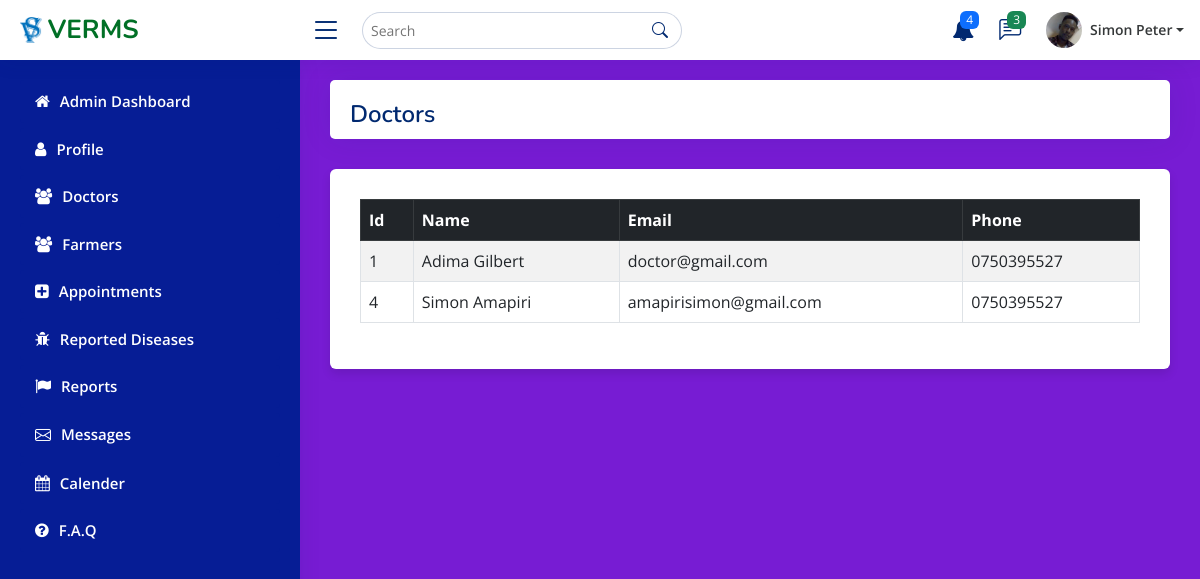
Screenshot of /admin/pages-doctors.php with the database file from the repository.
### tables this page shows
CREATE TABLE `user` (
  `user_Id` int NOT NULL AUTO_INCREMENT,
  `name` varchar(255) NOT NULL,
  `email` varchar(255) NOT NULL,
  `phone` varchar(13) NOT NULL,
  `user_type` varchar(50) NOT NULL,
  `description` text,
  `job` char(100) DEFAULT NULL,
  `country` char(100) DEFAULT NULL,
  `company` char(100) DEFAULT NULL,
  `address` char(200) DEFAULT NULL,
  `password` char(64) NOT NULL DEFAULT '03ac674216f3e15c761ee1a5e255f067953623c8b388b4459e13f978d7c846f4',
  PRIMARY KEY (`user_Id`)
);

### admin/pages-doctors.php (the view, shortened to what this page needs)
<!DOCTYPE html>
<html lang="en">
<head>
    <link href="assets/vendor/bootstrap/css/bootstrap.min.css" rel="stylesheet">
  <link href="assets/vendor/bootstrap-icons/bootstrap-icons.css" rel="stylesheet">
  <link href="assets/vendor/boxicons/css/boxicons.min.css" rel="stylesheet">
  <link href="assets/vendor/quill/quill.snow.css" rel="stylesheet">
  <link href="assets/vendor/quill/quill.bubble.css" rel="stylesheet">
  <link href="assets/vendor/remixicon/remixicon.css" rel="stylesheet">
  <link href="assets/vendor/simple-datatables/style.css" rel="stylesheet">
  <link rel="stylesheet" href="assets/css/datatables.min.css">
  <link rel="stylesheet" href="assets/vendor/font-awesome/css/font-awesome.min.css">
  <link href="assets/css/main.css" rel="stylesheet">
</head>
<?php
include 'config.php';
$retreive = "SELECT * FROM user WHERE user_Type = 'doctor'";
$sql_query = mysqli_query($conn, $retreive);
?>
  <body>
  <header id="header" class="header fixed-top d-flex align-items-center">
    <div class="d-flex align-items-center justify-content-between">
      <a href="admin_page.php" class="logo d-flex align-items-center">
        <img src="assets/img/logo.png" alt="">
        <span class="d-none d-lg-block">VERMS</span>
      </a>
      <i class="bi bi-list toggle-sidebar-btn"></i>
    </div>
    <div class="search-bar">
      <form class="search-form d-flex align-items-center" method="POST" action="#">
        <input type="text" name="query" placeholder="Search" title="Enter search keyword">
        <button type="submit" title="Search"><i class="bi bi-search"></i></button>
      </form>
    </div>
    <nav class="header-nav ms-auto">
      <ul class="d-flex align-items-center">
        <li class="nav-item dropdown">
<a class="nav-link nav-icon" href="#" data-bs-toggle="dropdown">
<i class="fa fa-bell" aria-hidden="true"></i>
  <span class="badge bg-primary badge-number">4</span>
</a>
</li>
<li class="nav-item dropdown">
<a class="nav-link nav-icon" href="#" data-bs-toggle="dropdown">
  <i class="bi bi-chat-left-text"></i>
  <span class="badge bg-success badge-number">3</span>
</a>
</li>
<li class="nav-item dropdown pe-3">
<a class="nav-link nav-profile d-flex align-items-center pe-0" href="#" data-bs-toggle="dropdown">
  <img src="assets/img/profile.jpg" alt="Profile" class="rounded-circle">
  <span class="d-none d-md-block dropdown-toggle ps-2">Simon Peter</span>
</a>
</li>
</ul>
</nav>
  </header>
  <aside id="sidebar" class="sidebar">
    <ul class="sidebar-nav" id="sidebar-nav">
      <li class="nav-item">
        <a class="nav-link " href="admin_page.php">
        <i class="fa fa-home" aria-hidden="true"></i>
          <span>Admin Dashboard</span>
        </a>
      </li>
      <li class="nav-item">
        <a class="nav-link collapsed" href="users-profile.php">
        <i class="fa fa-user" aria-hidden="true"></i>
          <span>Profile</span>
        </a>
      </li>
      <li class="nav-item">
        <a class="nav-link collapsed" href="pages-doctors.php">
        <i class="fa fa-users" aria-hidden="true"></i>
          <span>Doctors</span>
        </a>
      </li>
      <li class="nav-item">
        <a class="nav-link collapsed" href="pages-farmers.php">
        <i class="fa fa-users" aria-hidden="true"></i>
          <span>Farmers</span>
        </a>
      </li>
      <li class="nav-item">
        <a class="nav-link collapsed" href="pages-appointments.php">
        <i class="fa fa-plus-square" aria-hidden="true"></i>
          <span>Appointments</span>
        </a>
      </li>
      <li class="nav-item">
        <a class="nav-link collapsed" href="pages-diseases.php">
        <i class="fa fa-bug" aria-hidden="true"></i>
          <span>Reported Diseases</span>
        </a>
      </li>
      <li class="nav-item">
        <a class="nav-link collapsed" href="pages-reports.php">
        <i class="fa fa-flag" aria-hidden="true"></i>
          <span>Reports</span>
        </a>
      </li>
      <li class="nav-item">
        <a class="nav-link collapsed" href="pages-messages.php">
          <i class="bi bi-envelope"></i>
          <span>Messages</span>
        </a>
      </li>
      <li class="nav-item">
        <a class="nav-link collapsed" href="pages-calender.php">
        <i class="fa fa-calendar" aria-hidden="true"></i>
          <span>Calender</span>
        </a>
      </li>
      <li class="nav-item">
        <a class="nav-link collapsed" href="pages-faq.php">
        <i class="fa fa-question-circle" aria-hidden="true"></i>
          <span>F.A.Q</span>
        </a>
      </li>
    </ul>
  </aside>
  <main id="main" class="main">
<div class="col-12">
              <div class="card">
                <div class="pagetitle">
                  <h1>Doctors</h1>
                </div>
              </div>
              <div class="container">
        <div class="row">
            <div class="col-12">
                <div class="data_table">
                    <table id="example" class="table table-striped table-bordered">
                        <thead class="table-dark">
                        <tr>
                                <th>Id</th>
                                <th>Name</th>
                                <th>Email</th>
                                <th>Phone</th>
                            </tr>
                        </thead>
                        <tbody>
                        <?php
                  while ($rows = mysqli_fetch_assoc($sql_query) ) {
                  ?>
                            <tr>
                                <td><?php   echo $rows['user_Id']; ?></td>
                                <td><?php   echo $rows['name']; ?></td>
                                <td><?php   echo $rows['email']; ?></td>
                                <td><?php   echo $rows['phone']; ?></td>
                            </tr>
                            <?php
                          }
                           ?>
                        </tbody>
                    </table>
                </div>
            </div>
        </div>
  </main>
</body>
</html>

### admin/assets/css/main.css (style rules this page uses)
:root { scroll-behavior: smooth; }
body { font-family: "Open Sans", sans-serif; background: #771cd3; color: #444444; }
a { color: #4154f1; text-decoration: none; }
h1, h2, h3, h4, h5, h6 { font-family: "Nunito", sans-serif; }
#main { margin-top: 60px; padding: 20px 30px; transition: all 0.3s; }
.pagetitle { margin-top: 20px; margin-bottom: 10px; margin-left: 20px; }
.pagetitle h1 { font-size: 24px; margin-bottom: 0; font-weight: 600; color: #012970; }
.card { margin-bottom: 30px; border: none; border-radius: 5px; box-shadow: 0px 0 30px rgba(1, 41, 112, 0.1); }
.logo { line-height: 1; }
@media (min-width: 1200px) { .logo { width: 280px; } }
.logo img { max-height: 26px; margin-right: 6px; }
.logo span { font-size: 26px; font-weight: 700; color: #017026; font-family: "Nunito", sans-serif; }
.header { transition: all 0.5s; z-index: 997; height: 60px; box-shadow: 0px 2px 20px rgba(1, 41, 112, 0.1); background-color: #fff; padding-left: 20px; }
.header .toggle-sidebar-btn { font-size: 32px; padding-left: 10px; cursor: pointer; color: #012970; }
.header .search-bar { min-width: 360px; padding: 0 20px; }
.header .search-form { width: 100%; }
.header .search-form input { border: 0; font-size: 14px; color: #232b2b; border: 1px solid rgba(1, 41, 112, 0.2); padding: 7px 38px 7px 8px; border-radius: 30px; transition: 0.3s; width: 100%; }
.header .search-form button { border: 0; padding: 0; margin-left: -30px; background: none; }
.header .search-form button i { color: #012970; }
.header-nav ul { list-style: none; }
.header-nav>ul { margin: 0; padding: 0; }
.header-nav .nav-icon { font-size: 22px; color: #012970; margin-right: 25px; position: relative; }
.header-nav .nav-profile { color: #353839; }
.header-nav .nav-profile img { max-height: 36px; }
.header-nav .nav-profile span { font-size: 14px; font-weight: 600; }
.header-nav .badge-number { position: absolute; inset: -2px -5px auto auto; font-weight: normal; font-size: 12px; padding: 3px 6px; }
.sidebar { position: fixed; top: 60px; left: 0; bottom: 0; width: 300px; z-index: 996; transition: all 0.3s; padding: 20px; overflow-y: auto; scrollbar-width: thin; scrollbar-color: #aab7cf transparent; box-shadow: 0px 0px 20px rgba(1, 41, 112, 0.1); background-color: #061d95; }
@media (min-width: 1200px) { #main, #footer { margin-left: 300px; } }
.sidebar-nav { padding: 0; margin: 0; list-style: none; }
.sidebar-nav li { padding: 0; margin: 0; list-style: none; }
.sidebar-nav .nav-item { margin-bottom: 5px; }
.sidebar-nav .nav-link { display: flex; align-items: center; font-size: 15px; font-weight: 600; color: #fff; transition: 0.3; background: #061d95; padding: 10px 15px; border-radius: 4px; }
.sidebar-nav .nav-link i { font-size: 16px; margin-right: 10px; color: #fff; }
.sidebar-nav .nav-link.collapsed { color: #fff; background: #061d95; }
.sidebar-nav .nav-link.collapsed i { color: #fff; }
.container { position: relative; max-width: 100%; width: 100%; border-radius: 6px; padding: 30px; background-color: #fff; box-shadow: 0 5px 10px rgba(0, 0, 0, 0.1); }

### rows the page displays
user: user_Id "1", name "Adima Gilbert", email "doctor@gmail.com", phone "0750395527"
user: user_Id "4", name "Simon Amapiri", email "amapirisimon@gmail.com", phone "0750395527"
